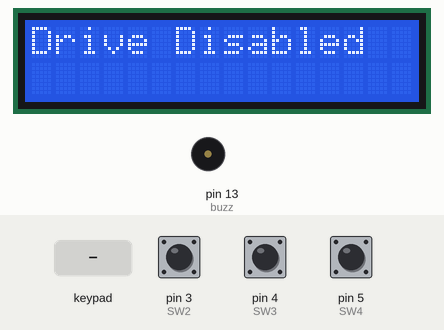
Recording of a sketch running on a simulated Arduino Mega 2560, built with avr-gcc and run on an emulated ATmega2560. Parts: 16×2 character LCD, buzzer (waves = sounding). The test bench sets the inputs (shaded band); at power-on: pin 4 (SW3) LOW, pin 3 (SW2) LOW, pin 5 (SW4) LOW. What the sketch prints to the serial monitor is not drawn.

Above: at 1.2 s.
1.3 s: keypad keys A 1 2 3 4 5 6 7 pressed 0.4 s apart
At 4.6 s:
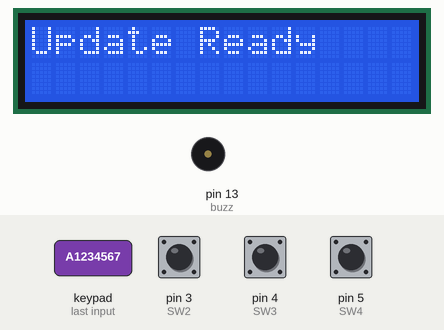
6.0 s: pin 4 (SW3) pulled HIGH for 3.2 s
At 7.0 s:
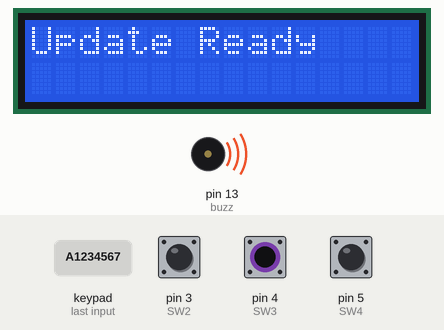
10.7 s: pin 3 (SW2) pulled HIGH for 3.2 s
At 13.9 s:
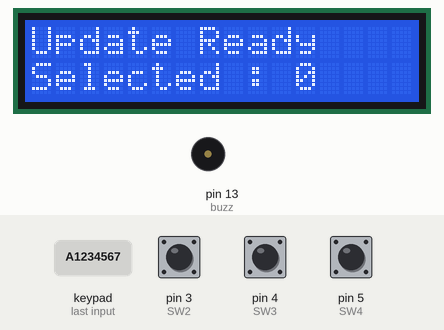
15.6 s: key 'B' pressed
17.1 s: pin 5 (SW4) pulled HIGH for 3.2 s
21.9 s: pin 3 (SW2) pulled HIGH for 0.15 s
At 22.7 s:
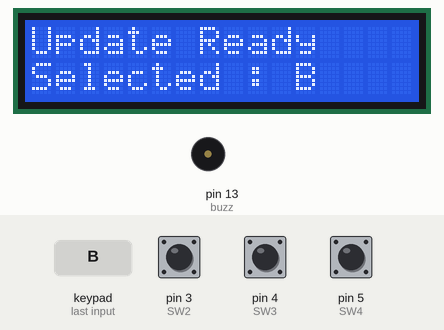
Timing chart, 0 to 24.7 s (numbered marks = the images above; inputs shaded):
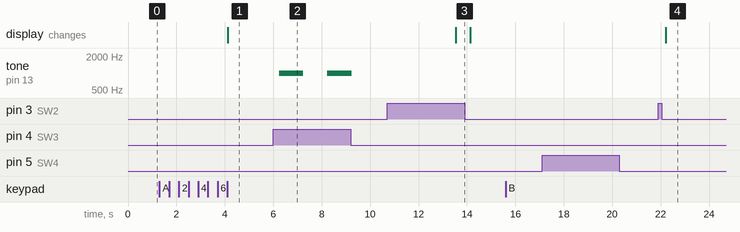

Measured:
- after the input at 1.3 s, the display: changes after 2.8 s (image 1)
- after the input at 6.0 s, tone on pin 13 (buzz): alternates 1000 Hz for 1.0 s and silent for 1.0 s, starting after 0.24 s
- after the input at 10.7 s, the display: changes after 2.8 s (image 3)
- after the input at 15.6 s, every drawn part: stays the same
- after the input at 17.1 s, every drawn part: stays the same
- after the input at 21.9 s, the display: changes after 0.30 s (image 4)

The sketch:

Tasks.ino
```cpp
// Initalization with included libaries


#include <Keypad.h>

#include <LiquidCrystal.h>

const int rs = 12, en = 11, d4 = 9, d5 = 8, d6 = 7, d7 = 6;

LiquidCrystal lcd(rs, en, d4, d5, d6, d7);


const int SWMain = 2;

const int SW2 = 3;

const int SW3 = 4;

const int SW4 = 5;

const int buzz = 13;


const byte ROWS = 4; //four rows

const byte COLS = 4; //four columns


char keys[ROWS][COLS] = {

  {'1','2','3','A'},

  {'4','5','6','B'},

  {'7','8','9','C'},

  {'*','0','#','D'}

};


byte rowPins[ROWS] = {30, 31, 32, 33}; //connect to the row pinouts of the keypad

byte colPins[COLS] = {34, 35, 36, 37}; //connect to the column pinouts of the keypad


//Create an object of keypad

Keypad keypad = Keypad( makeKeymap(keys), rowPins, colPins, ROWS, COLS );


bool hexkey = false;

bool keybool = false;

bool lock = false;

bool rebool1 = false;

bool rebool2 = false;

bool rebool3 = false;

bool rebool4 = false;

bool rebool5 = false;

bool rebool6 = false;

bool rebool7 = false;

bool rebool8 = false;

bool ccount1 = false;

bool ccount2 = false;

bool ccount3 = false;

bool ccount4 = false;


int switchstate1;

int switchstate2;

int switchstate3;

int switchstate4;


int counter;

int dcount = 0;

int rcount = 0;


char ccount[] = {'A','1','C','4'};

char nocount[] = {'B','D','E','F','0','2','3','5','6','7','8','9'};

char hex[] = {'0','1','2','3','4','5','6','7','8','9','A','B','C','D','E','F'};

char up[] = {'A','1','2','3','4','5','6','7'};

char notup[] = {'8','9','0','B','C','D','*','#'};


// Setup of pins on the arduino and the lcd screen default message


void setup() {


pinMode(SWMain, INPUT);

pinMode(SW2, INPUT);

pinMode(SW3, INPUT);

pinMode(SW4, INPUT);

pinMode(buzz, OUTPUT);


Serial.begin(9600);


lcd.begin(16, 2);

lcd.clear();

lcd.print("Drive Disabled");

}


// The main code in the loop


void loop() {


// Button reads


switchstate2 = digitalRead(SW2);

switchstate3 = digitalRead(SW3);

switchstate4 = digitalRead(SW4);


// The sequence lock system correct comparison changing a flag to true for later


if (switchstate2 == 1 and switchstate3 == 0 and switchstate4 == 1){

  keybool = true;

}


// The Alarm system that increments the delay


if (switchstate3 == 1 and counter == 0){

  tone(13, 1000, 1000);

  delay(2000);

  counter ++;

}


switchstate3 = digitalRead(SW3);

if (switchstate3 == 1 and counter == 1){

  tone(13, 1000, 1000);

  delay(5000);

  counter ++;

}


switchstate3 = digitalRead(SW3);

if (switchstate3 == 1 and counter == 2){

  tone(13, 1000, 1000);

  delay(10000);

  counter ++;

}


// After 3 alarms it triggers a lock down of the system that needs a diagnostic tool to reset back to default


switchstate3 = digitalRead(SW3);

if (switchstate3 == 1 and counter == 3){

  tone(13, 1000, 1000);

  lock = true;

  lcd.clear();

  lcd.setCursor(0,0);

  lcd.print("LOCKED");

  delay(100);

}


// Using the correct sequence flag and checks if the system is under lock down and gives message drive enabled


if (keybool == true and lock == false)

  switchstate1 = digitalRead(SWMain);

  if (switchstate1 == 1){

    lcd.clear();

    lcd.print("Drive Enabled");

}


// Incrementer for the two switch hex password to allow the Diagnostic tool to reset the device and its lockdown the Hex Key Password is "A1 C4"


switchstate4 = digitalRead(SW4);

if (switchstate4 == 1 and counter > 0){

  dcount ++;

  delay(300);

  Serial.println(hex[dcount]);}


// Hex numbering scheme so that it does not exceed 15


if (dcount > 15){

  dcount = 0;}


// "Selects" the Incrementator at its current state so that the comaprison can be done this uses the second button for the hex pass, gives feedback upon selection of the hex


switchstate2 = digitalRead(SW2);

if (switchstate2 == 1 and counter > 0){

  rcount = dcount;

  delay(300);

  lcd.setCursor(0,1);

  lcd.print("Selected : ");

  lcd.print(hex[rcount]);

  delay(300);

  lcd.print("     ");

  Serial.print("Selected : ");

  Serial.println(hex[rcount]);


// From the selected hex it checks to see if it is correct within the array


  if (hex[rcount] == nocount[0] or hex[rcount] == nocount[1] or hex[rcount] == nocount[2] or hex[rcount] == nocount[3] or hex[rcount] == nocount[4] or hex[rcount] == nocount[5] or hex[rcount] == nocount[6] or hex[rcount] == nocount[7]){

    ccount1 = false;

    ccount2 = false;

    ccount3 = false;

    ccount4 = false;

    Serial.println("hex-reset");

    delay(300);}

  if (ccount[0] == hex[rcount]){

    ccount1 = true;}

  if (ccount[1] == hex[rcount] and ccount1 == true){

    ccount2 = true;}

  if (ccount[2] == hex[rcount] and ccount2 == true){

    ccount3 = true;}

  if (ccount[3] == hex[rcount] and ccount3 == true){

    ccount4 = true;}

}


// The Final comparison to check if all of the Hex chars are correct


if (ccount1 == true and ccount2 == true and ccount3 == true and ccount4 == true){

  hexkey = true;

  Serial.println("hexkey true");}


// Read the key


char key = keypad.getKey();


// The reset function of the diagnostic tool so that the sytem and its flags are set back to default, effectivly resseting the system


if (key == 'D' and hexkey == true){

  keybool = false;

  lock = false;

  rebool1 = false;

  rebool2 = false;

  rebool3 = false;

  rebool4 = false;

  rebool5 = false;

  rebool6 = false;

  rebool7 = false;

  rebool8 = false;

  hexkey = false;

  ccount1 = false;

  ccount2 = false;

  ccount3 = false;

  ccount4 = false;

  lcd.clear();

  lcd.setCursor(0,0);

  lcd.print("Drive Disabled");

  delay(300);

  Serial.println("Full-Reset");}


// Diagnostic tool update function checks to see if the keys pressed are correct and will then give an update ready message


if (key == up[0]){

  rebool1 = true;

  Serial.println("1");}

if (key == up[1] and rebool1 == true){

  rebool2 = true;

  Serial.println("2");}

if (key == up[2] and rebool2 == true){

  rebool3 = true;

  Serial.println("3");}

if (key == up[3] and rebool3 == true){

  rebool4 = true;

  Serial.println("4");}

if (key == up[4] and rebool4 == true){

  rebool5 = true;

  Serial.println("5");}

if (key == up[5] and rebool5 == true){

  rebool6 = true;

  Serial.println("6");}

if (key == up[6] and rebool6 == true){

  rebool7 = true;

  Serial.println("7");}

if (key == up[7] and rebool7 == true){

  rebool8 = true;

  Serial.println("8");}


if (key == notup[0] or key == notup[1] or key == notup[2] or key == notup[3] or key == notup[4] or key == notup[5] or key == notup[6] or key == notup[7]){

  rebool1 = false;

  rebool2 = false;

  rebool3 = false;

  rebool4 = false;

  rebool5 = false;

  rebool6 = false;

  rebool7 = false;

  rebool8 = false;

  Serial.println("up-reset");

  delay(300);}


if (rebool8 == true){

  lcd.clear();

  lcd.print("Update Ready");

  delay(300);}


}
```
